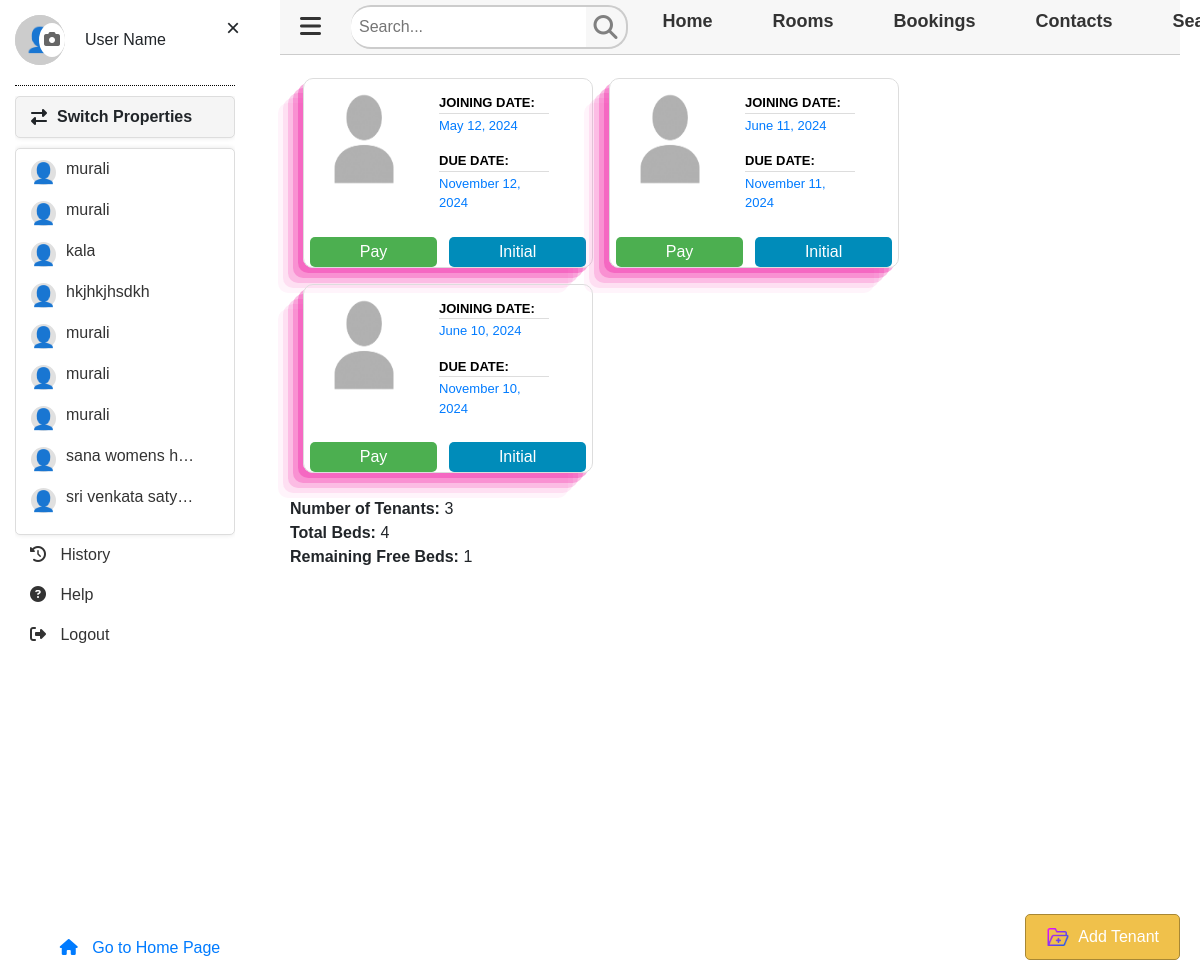
The page /DisplayBeds/96/1/ (signed in) on the database its author committed.
### hostelapp20/models.py (models this page shows, shortened)
class AddProperty(models.Model):
    hostelname = models.CharField(max_length=100)
    ownername =models.CharField(max_length=50)
    email = models.EmailField()
    mobile = models.BigIntegerField()
    address = models.CharField(max_length=1000)
    user = models.ForeignKey(settings.AUTH_USER_MODEL, null=True, on_delete=models.SET_NULL)

class Tenant(models.Model):
    name = models.CharField(max_length=100, null=True)
    email = models.EmailField(null=True)
    mobile = models.CharField(max_length=10, null=True)
    adhar_number = models.CharField(max_length=12, null=True)
    govt_id_front = models.ImageField(upload_to=upload_to_govt_id_front, null=True)
    govt_id_back = models.ImageField(upload_to=upload_to_govt_id_back, null=True)
    state = models.CharField(max_length=100, null=True)
    dist = models.CharField(max_length=100, null=True)
    pincode = models.CharField(max_length=6, null=True)
    city = models.CharField(max_length=100, null=True)
    door_no = models.CharField(max_length=100, null=True)
    area = models.CharField(max_length=100, null=True)
    street = models.CharField(max_length=100, null=True)
    landmark = models.CharField(max_length=100, null=True)
    bike_number = models.CharField(max_length=100, null=True, blank=True)
    joining_date = models.DateField(null=True)
    due_date = models.DateField()
    allocated_bed = models.CharField(max_length=100, null=True)
    rent = models.CharField(max_length=100, null=True)
    advance = models.CharField(max_length=10, null=True, blank=True)
    tenant_image = models.ImageField(upload_to='tenant_images/', null=True)
    dues_cleared = models.BooleanField(default=False)
    partial_payment_made = models.BooleanField(default=False)
    room = models.ForeignKey(Room, on_delete=models.CASCADE)
    property = models.ForeignKey(AddProperty, on_delete=models.CASCADE)
    user = models.ForeignKey(settings.AUTH_USER_MODEL, on_delete=models.CASCADE)

class Room(models.Model):
    room_number = models.IntegerField()
    floor_type = models.CharField(max_length=50)
    number_of_share = models.PositiveIntegerField()
    available_room_or_not = models.CharField(max_length=30)
    remarks = models.CharField(max_length=500, null=True )
    room_facilities = models.TextField(max_length=1000, null=True)
    property = models.ForeignKey('AddProperty', on_delete=models.CASCADE)
    user = models.ForeignKey(settings.AUTH_USER_MODEL, on_delete=models.CASCADE)

### hostelapp20/views.py (the view)
# urls.py: path('DisplayBeds/<int:property_id>/<int:room_number>/',views.DisplayBeds,name='DisplayBeds'),
def DisplayBeds(request, property_id, room_number):
    selected_property = get_object_or_404(AddProperty, id=property_id)
    room = get_object_or_404(Room, property_id=property_id, room_number=room_number)
    beds = Tenant.objects.filter(room=room)
    user_properties = AddProperty.objects.filter(user=request.user)
    remaining_free_beds = room.number_of_share - beds.count()
    current_date = timezone.now().date()
    for bed in beds:
        past_due_dates = []
        month_count = (current_date.year - bed.joining_date.year) * 12 + current_date.month - bed.joining_date.month
        next_due_date = monthdelta(bed.joining_date, month_count)
        is_today_due_date = current_date == next_due_date
        for month in range(month_count if is_today_due_date else month_count + 1):
            past_due_date = monthdelta(bed.joining_date, month)
            past_due_dates.append(past_due_date)
        if not is_today_due_date:
            next_due_date = monthdelta(bed.joining_date, month_count + 1)
        bed.past_due_dates = past_due_dates
        bed.upcoming_due_date = next_due_date if not is_today_due_date else current_date
    context = {
        'selected_property': selected_property,
        'room': room,
        'beds': beds,
        'remaining_free_beds': remaining_free_beds,
        'user_properties': user_properties,
    }
    return render(request, 'data/display_beds.html', context)

### hostelapp20/views.py (called while the page is built)
def monthdelta(date, delta):
    m, y = (date.month + delta) % 12, date.year + ((date.month) + delta - 1) // 12
    if not m: m = 12
    d = min(date.day, [31,
        29 if (y % 4 == 0 and y % 100 != 0) or (y % 400 == 0) else 28,
        31, 30, 31, 30, 31, 31, 30, 31, 30, 31][m - 1])
    return date.replace(day=d, month=m, year=y)

### templates/data/display_beds.html (shortened to what this page needs)
{% extends 'base.html' %}
{% load static %}
{% block content %}
<div class="dispaly-beds-conatiner">
    <div class="container-bed">
        {% if beds %}
        <ul class="bed-list">
            {% for bed in beds %}
                <li class="tenant-item {% if bed.name %} occupied-bed {% endif %}">
                    <a href="{% url 'TenantDetails' property_id=selected_property.id room_number=room.room_number tenant_id=bed.id %}" style="text-decoration: none; display: flex; width: 100%;">
                        <div class="tenant-image-class">
                            {% if bed.tenant_image %}
                                <img src="{{ bed.tenant_image.url }}" alt="Tenant Image" class="tenant-image">
                            {% else %}
                                <img src="{% static 'images/displaybeds/image-icon-placeholder.png' %}" alt="Placeholder Image" class="tenant-image">
                            {% endif %}
                        </div>
                        <div class="tenant-info">
                            <div class="tenant-details">
                                <div class="tenant-detail-box">
                                    <div class="tenant-detail-title">JOINING DATE:</div>
                                    <div class="tenant-detail-content">{{ bed.joining_date|date:"F j, Y" }}</div>
                                </div>
                                <div class="tenant-detail-box">
                                    <div class="tenant-detail-title">DUE DATE:</div>
                                    <div class="tenant-detail-content">
                                        {% if bed.upcoming_due_date %}
                                            {{ bed.upcoming_due_date|date:"F j, Y" }}
                                        {% else %}
                                            No upcoming due date.
                                        {% endif %}
                                    </div>
                                </div>
                            </div>
                        </div>
                    </a>
                    <div class="tenant-buttons">
                        <button class="tenant-button pay-button">Pay</button>
                        <button class="tenant-button initial-button">Initial</button>
                    </div>
                </li>
            {% endfor %}
        </ul>
        {% else %}
        <img src="{% static 'images/displaybeds/feel_bed.png' %}" alt="No Tenants" class="no-tenants-image">
        {% endif %}
        <strong>Number of Tenants:</strong> {{ beds|length }}<br>
        <strong>Total Beds:</strong> {{ room.number_of_share }}<br>
        <strong>Remaining Free Beds:</strong> {{ remaining_free_beds }}<br>
    </div>
</div>
{% if remaining_free_beds > 0 %}
    <a id="addTenantsBtn" href="{% url 'AddTenants' property_id=selected_property.id room_number=room.room_number %}">
        <button type="button" id="add_tenant_{{ room.room_number }}" class="add-tenant-button">
            <img src="{% static 'images/displaybeds/add-file.png' %}" alt="Add Tenant">
            <span>Add Tenant</span>
        </button>
    </a>
{% else %}
    <button type="button" id="add_tenant_{{ room.room_number }}" class="add-tenant-button" disabled>
        <img src="{% static 'images/displaybeds/add-file.png' %}" alt="Room is Full">
        <span>Room is Full</span>
    </button>
{% endif %}
{% endblock %}

### templates/base.html (shortened to what this page needs)
{% load static %}
<!DOCTYPE html>
<html lang="en">
<head>
  <link rel="stylesheet" href="https://cdnjs.cloudflare.com/ajax/libs/font-awesome/6.5.1/css/all.min.css">
  {% include 'includes/cdnlines.html' %}
  <link rel="stylesheet" href="{% static 'css/display_rooms.css' %}">
  <link rel="stylesheet" href="{% static 'css/dialogbox/addroom_dialogbox.css' %}">
</head>
<body>
  <div class="sidebar" id="sidebar">
    <span class="close-btn" onclick="toggleSidebar()">×</span>
    <div class="profile-section">
      <div class="profile-image-container">
        <div class="profile-image" id="profileImage">👤</div>
        <label for="profile-upload" class="upload-icon">
          <i class="fas fa-camera"></i>
        </label>
      </div>
      <span class="profile-name">User Name</span>
    </div>
    <ul class="sidebar-options">
      <li class="property-header">
        <i class="fas fa-exchange-alt icon"></i> Switch Properties
      </li>
      <li class="properties-box">
        <div class="scrollable-properties">
          {% if user_properties %}
            {% for property in user_properties %}
              <div class="property-item" id="property-{{ property.id }}">
                <div class="property-image">👤</div>
                <a href="{% url 'DisplayRooms' property.id %}" onclick="saveSelectedHostel({{ property.id }})">
                  <span class="property-name">{{ property.hostelname }}</span>
                </a>
              </div>
            {% endfor %}
          {% else %}
            <div>No Properties Yet</div>
          {% endif %}
        </div>
      </li>
      <li><a href="#"><i class="fas fa-history icon"></i> History</a></li>
      <li><a href="#"><i class="fas fa-question-circle icon"></i> Help</a></li>
      <li><a href="{% url 'logout' %}"><i class="fas fa-sign-out-alt icon"></i> Logout</a></li>
    </ul>
    <div class="bottom-link">
      <a href="#"><i class="fas fa-home icon"></i> Go to Home Page</a>
    </div>
  </div>
  <div class="header" id="header">
    <div class="dispalyMenubar-icon" onclick="toggleSidebar()">
      <i class="fas fa-bars"></i>
    </div>
    <div class="search-container header-search">
      <input type="text" placeholder="Search..." class="search-box" id="search-header">
      <i class="fa fa-search search-icon header-icon"></i>
    </div>
    <nav class="nav">
      <ul class="nav-list">
        <li><a href="#">Home</a></li>
        <li><a href="#">Rooms</a></li>
        <li><a href="#">Bookings</a></li>
        <li><a href="#">Contacts</a></li>
        <li><a href="#">Search</a></li>
      </ul>
    </nav>
  </div>
  {% block content %}
  {% endblock %}
</body>
</html>

### templates/includes/cdnlines.html (shortened to what this page needs)
  <link rel="stylesheet" href="https://cdn.jsdelivr.net/npm/bootstrap@4.6.1/dist/css/bootstrap.min.css">

### static/css/display_rooms.css (style rules this page uses)
body, html { margin: 0; padding: 0; height: 100%; width: 100%; font-family: Arial, sans-serif; overflow-x: hidden; }
.header { background-color: #f7f7f7; display: flex; align-items: center; justify-content: space-between; padding: 1px 20px; font-size: 24px; font-weight: bold; color: #333; position: fixed; top: 0; left: 0; width: 100%; z-index: 1050; border-bottom: 1px solid #ccc; box-sizing: border-box; transition: width 0.3s ease, left 0.3s ease; }
.logo, .nav, .search-container { flex-grow: 1; }
.search-container { display: flex; align-items: center; justify-content: center; background: transparent; }
.header-search .search-box { flex-grow: 1; font-size: 16px; border: none; border-top: 2px solid hsl(0, 0%, 80%); border-bottom: 2px solid hsl(0, 0%, 80%); border-radius: 20px 0 0 20px; outline: none; color: black; padding: 8px 8px 8px 8px; margin-left: 30px; }
.header-search .search-icon { padding: 8px; background: transparent; color: gray; cursor: pointer; border: none; border-right: 2px solid hsl(0, 0%, 80%); border-top: 2px solid hsl(0, 0%, 80%); border-bottom: 2px solid hsl(0, 0%, 80%); border-radius: 0 20px 20px 0; }
.fa-search { color: #ccc; cursor: pointer; background: black; }
.nav { display: flex; align-items: center; width: 60%; transition: width 0.3s ease; margin-left: 5px; }
.nav-list { list-style: none; display: flex; margin-left: 0px; padding: 0; width: 100%; justify-content: space-around; }
.nav-list li { display: inline; margin: 0 20px; }
.nav-list li a { color: #333; text-decoration: none; font-size: 18px; padding: 10px; border-radius: 5px; transition: background-color 0.3s; }

### static/css/dialogbox/addroom_dialogbox.css (style rules this page uses)
:root { --primary-color: #07afd9; }

### templates/base.html (style rules this page uses)
.sidebar { width: 250px; position: fixed; left: 0; top: 0; bottom: 0; background: #fff; transition: transform 0.3s ease; z-index: 1000; padding: 15px; display: flex; flex-direction: column; transform: translateX(-100%); }
.header, .image-section, .statistics, .container-wrapper, .addRoom { transition: margin-left 0.3s ease; }
body.sidebar-open .sidebar { transform: translateX(0); }
body.sidebar-open .header { margin-left: 280px; width: calc(100% - 300px); }
.close-btn { font-size: 24px; cursor: pointer; position: absolute; top: 10px; right: 10px; }
.bottom-link { width: 250px; text-align: center; margin-top: auto; padding: 5px 0; position: sticky; bottom: 0; }
.profile-image { width: 50px; height: 50px; font-size: 24px; display: flex; justify-content: center; align-items: center; background-color: #ccc; border-radius: 50%; }
.profile-image-container { position: relative; width: 50px; height: 50px; border-radius: 50%; background-color: #ccc; display: flex; justify-content: center; align-items: center; }
.profile-section { display: flex; align-items: center; justify-content: flex-start; margin-bottom: 10px; padding-bottom: 20px; border-bottom: dotted black 1px; }
.profile-name { margin-left: 20px; }
.upload-icon { position: absolute; bottom: 0; right: 0; background-color: white; border-radius: 50%; padding: 5px; cursor: pointer; color: #666; }
.sidebar-options { padding-left: 0; flex-grow: 1; overflow-y: auto; }
.sidebar-options li { list-style: none; padding: 8px 15px; }
.sidebar-options a { text-decoration: none; color: #333; display: block; }
.property-item .property-name { display: inline-block; white-space: nowrap; overflow: hidden; text-overflow: ellipsis; max-width: 130px; }
.icon { margin-right: 10px; }
.property-header { font-weight: bold; margin-bottom: 10px; display: flex; align-items: center; padding: 10px; border: 1px solid #ddd; border-radius: 5px; box-shadow: 0 0 5px rgba(0, 0, 0, 0.1); background-color: #f5f5f5; }
.properties-box { padding: 10px; border: 1px solid #ddd; border-radius: 5px; box-shadow: 0 0 5px rgba(0, 0, 0, 0.1); background-color: #fff; max-height: calc(100vh - 200px); overflow-y: auto; }
.property-item { display: flex; align-items: center; margin-bottom: 10px; position: relative; max-width: 400px; }
.property-name { white-space: nowrap; overflow: hidden; text-overflow: ellipsis; max-width: 180px; display: inline-block; }
.scrollable-properties { max-height: calc(100vh - 200px); overflow-y: auto; }
.property-image { width: 25px; height: 25px; border-radius: 50%; background-color: #e0e0e0; display: flex; align-items: center; justify-content: center; margin-right: 10px; font-size: 20px; }

### rows shown on the page
AddProperty: hostelname "murali"
AddProperty: hostelname "murali"
AddProperty: hostelname "kala"
AddProperty: hostelname "hkjhkjhsdkh"
AddProperty: hostelname "murali"
AddProperty: hostelname "murali"
AddProperty: hostelname "murali"
AddProperty: hostelname "sana womens h…"
AddProperty: hostelname "sri venkata saty…"
Tenant: joining_date "May 12, 2024", upcoming_due_date "November 12, 2024"
Tenant: joining_date "June 11, 2024", upcoming_due_date "November 11, 2024"
Tenant: joining_date "June 10, 2024", upcoming_due_date "November 10, 2024"
Room: number_of_share "4"

### other values the page prints
{{ beds|length }} "3"
{{ remaining_free_beds }} "1"
